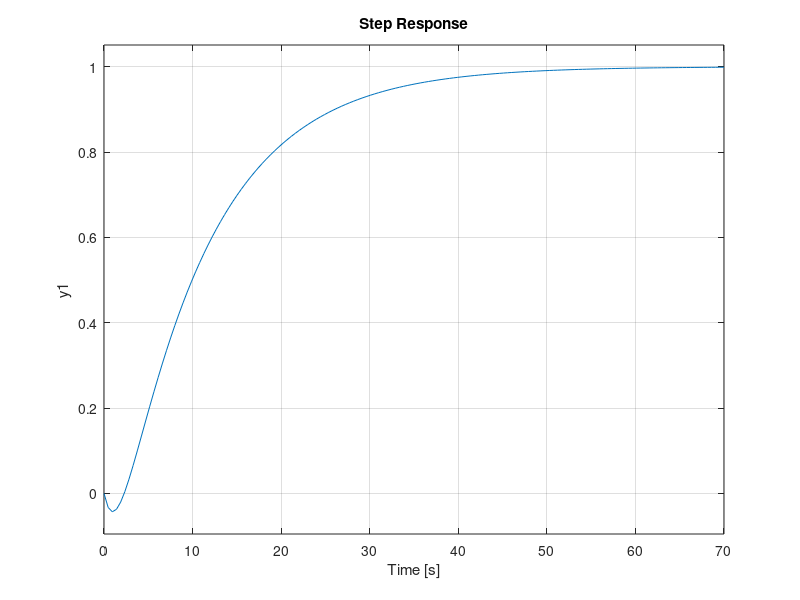

Recreate this plot in MATLAB. (Note: this script raises an error after producing the figure.)
%% Ch.1 — Example 1.10 Padé approximation of $e^{-3s}/(10s+1)$
% Process Dynamics and Control, SeoulTech — slide 44
% https://seoultechpse.github.io/ProCon/ch1/ch1_dynamics.html#/8/2
% Requires: Control System Toolbox

clear; close all; clc

G  = tf(1, [10 1]);
P1 = tf([-1.5 1], [1.5 1]);   % pade(3,1)
step(G*P1); hold on
step(G*exp(-3*tf('s')))      % exact delay
legend('Pade 1/1', 'exact')
